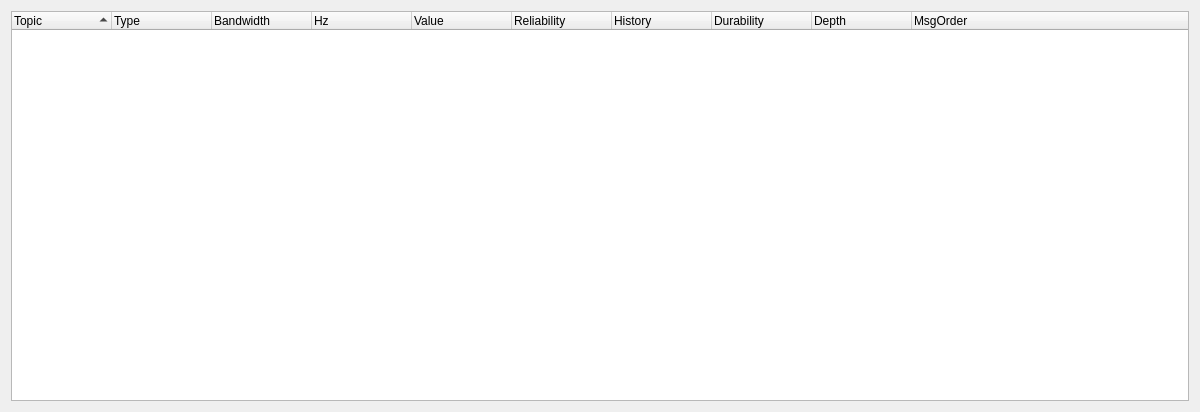
<?xml version="1.0" encoding="UTF-8"?>
<ui version="4.0">
 <class>TopicWidget</class>
 <widget class="QWidget" name="TopicWidget">
  <property name="geometry">
   <rect>
    <x>0</x>
    <y>0</y>
    <width>1200</width>
    <height>412</height>
   </rect>
  </property>
  <property name="windowTitle">
   <string>Topic Monitor</string>
  </property>
  <layout class="QVBoxLayout" name="verticalLayout">
   <item>
    <widget class="QTreeWidget" name="topics_tree_widget">
     <property name="contextMenuPolicy">
      <enum>Qt::CustomContextMenu</enum>
     </property>
     <property name="toolTip">
      <string>Right click on item for more options.</string>
     </property>
     <property name="dragEnabled">
      <bool>true</bool>
     </property>
     <property name="dragDropMode">
      <enum>QAbstractItemView::DragOnly</enum>
     </property>
      <property name="sortingEnabled">
       <bool>true</bool>
      </property>
     <column>
      <property name="text">
       <string>Topic</string>
      </property>
     </column>
     <column>
      <property name="text">
       <string>Type</string>
      </property>
     </column>
     <column>
      <property name="text">
       <string>Bandwidth</string>
      </property>
     </column>
     <column>
      <property name="text">
       <string>Hz</string>
      </property>
     </column>
      <column>
       <property name="text">
        <string>Value</string>
       </property>
      </column>
      <column>
       <property name="text">
        <string>Reliability</string>
       </property>
      </column>
      <column>
       <property name="text">
        <string>History</string>
       </property>
      </column>
      <column>
       <property name="text">
        <string>Durability</string>
       </property>
      </column>
      <column>
       <property name="text">
        <string>Depth</string>
       </property>
      </column>
      <column>
       <property name="text">
        <string>MsgOrder</string>
       </property>
      </column>
    </widget>
   </item>
  </layout>
 </widget>
 <resources/>
 <connections/>
</ui>
